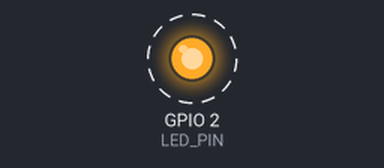
Bench run of a program on a simulated ESP32. Parts: output pins drawn as LEDs (lit = HIGH). Dashed ring = blinking. What the program prints to the serial monitor is not drawn.

Above: at 0.02 s.
Timing chart, 0 to 3.0 s (numbered marks = the images above):
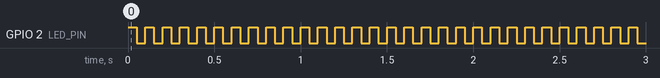

Measured:
- by itself, GPIO 2 (LED_PIN): alternates HIGH for 0.05 s and LOW for 0.05 s

The program:

main.cpp
```cpp
#include <Arduino.h>

#define LED_PIN 2

hw_timer_t *timer = NULL;
volatile SemaphoreHandle_t timerSemaphore;
portMUX_TYPE timerMux = portMUX_INITIALIZER_UNLOCKED;

volatile uint32_t isrCounter = 0;
volatile uint32_t lastIsrAt = 0;

void ARDUINO_ISR_ATTR onTimer() {
  // Increment the counter and set the time of ISR
  portENTER_CRITICAL_ISR(&timerMux);
  isrCounter = isrCounter + 1;
  lastIsrAt = millis();
  portEXIT_CRITICAL_ISR(&timerMux);
  // Give a semaphore that we can check in the loop
  xSemaphoreGiveFromISR(timerSemaphore, NULL);
  // It is safe to use digitalRead/Write here if you want to toggle an output
  digitalWrite(LED_PIN, !digitalRead(LED_PIN));
}

void setup() {

  pinMode(LED_PIN, OUTPUT);
  // put your setup code here, to run once:
  Serial.begin(115200);

  // Create semaphore to inform us when the timer has fired
  timerSemaphore = xSemaphoreCreateBinary();

  // Set timer frequency to 1Mhz
  timer = timerBegin(0, 80, true);

  // Attach onTimer function to our timer.
  timerAttachInterrupt(timer, &onTimer, true);

  // Set alarm to call onTimer function every second (value in microseconds).
  // Repeat the alarm (third parameter) with unlimited count = 0 (fourth parameter).
  timerAlarmWrite(timer, 50000, true);
  timerAlarmEnable(timer);
  digitalWrite(2, 1);

}

void loop() {
  // put your main code here, to run repeatedly:
  if (xSemaphoreTake(timerSemaphore, 0) == pdTRUE) {
    uint32_t isrCount = 0, isrTime = 0;
    // Read the interrupt count and time
    portENTER_CRITICAL(&timerMux);
    isrCount = isrCounter;
    isrTime = lastIsrAt;
    portEXIT_CRITICAL(&timerMux);
    // Print it
    Serial.print("onTimer no. ");
    Serial.print(isrCount);
    Serial.print(" at ");
    Serial.print(isrTime);
    Serial.println(" ms");
  }
}
```
